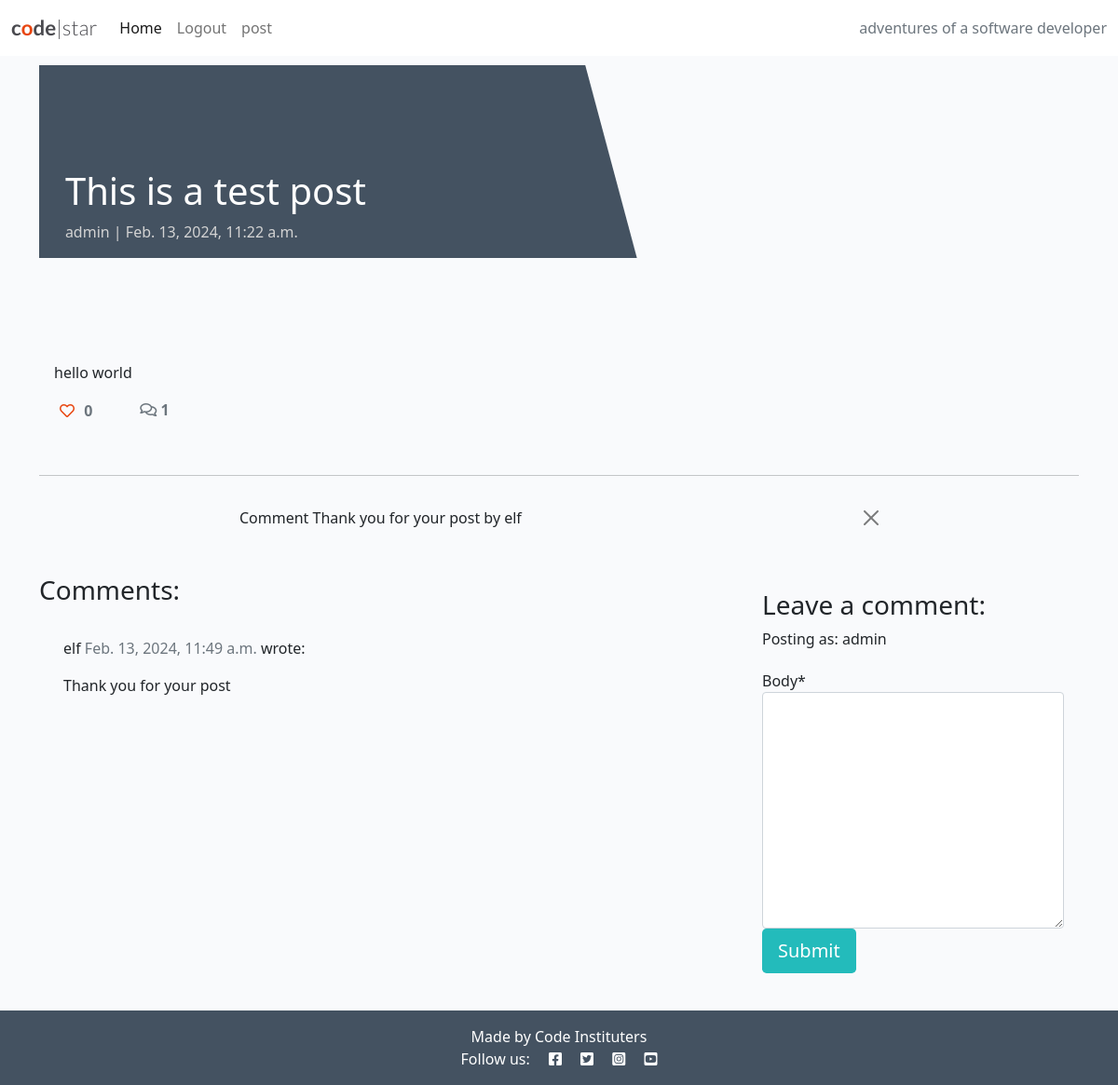
The app's page /Test_post1/ (signed in) with its own data.
### blog/models.py (models this page shows, shortened)
class Post(models.Model):
    title = models.CharField(max_length=200, unique=True)
    slug = models.SlugField(max_length=200, unique=True)
    author = models.ForeignKey(
        User, on_delete=models.CASCADE, related_name="blog_posts"
    )
    featured_image = CloudinaryField('image', default='placeholder')
    excerpt = models.TextField(blank=True)
    updated_on = models.DateTimeField(auto_now=True)
    content = models.TextField()
    created_on = models.DateTimeField(auto_now_add=True)
    status = models.IntegerField(choices=STATUS, default=0)
    likes = models.ManyToManyField(
        User, related_name='blogpost_like', blank=True)
    class Meta:
        ordering = ["-created_on"]
    def number_of_likes(self):
        return self.likes.count()

class Comment(models.Model):
    post = models.ForeignKey(Post, on_delete=models.CASCADE, related_name="comments")
    name = models.CharField(max_length=80)
    email = models.EmailField()
    body = models.TextField()
    created_on = models.DateTimeField(auto_now_add=True)
    approved = models.BooleanField(default=False)
    class Meta:
        ordering = ["created_on"]
    def __str__(self):
        return f"Comment {self.body} by {self.name}"

### blog/views.py (the view, shortened to what this page needs)
# urls.py: path('<slug:slug>/', views.PostDetail.as_view(), name='post_detail'),
class PostDetail(View):
    def get(self, request, slug, *args, **kwargs):
        queryset = Post.objects.filter(status=1)
        post = get_object_or_404(queryset, slug=slug)
        comments = post.comments.filter(approved=True).order_by("-created_on")
        liked = False
        if post.likes.filter(id=self.request.user.id).exists():
            liked = True
        return render(
            request,
            "post_detail.html",
            {
                "post": post,
                "comments": comments,
                "commented": False,
                "liked": liked,
                "comment_form": CommentForm()
            },
        )

### blog/forms.py
class CommentForm(forms.ModelForm):
    class Meta:
        model = Comment
        fields = ('body',)

### templates/post_detail.html (shortened to what this page needs)
{% extends 'base.html' %} {% block content %}
{% load crispy_forms_tags %}
<div class="masthead">
    <div class="container">
        <div class="row g-0">
            <div class="col-md-6 masthead-text">
                <h1 class="post-title">{{ post.title }}</h1>
                <p class="post-subtitle">{{ post.author }} | {{ post.created_on }}</p>
            </div>
            <div class="d-none d-md-block col-md-6 masthead-image">
            </div>
        </div>
    </div>
</div>
<div class="container">
    <div class="row">
        <div class="col card mb-4  mt-3 left  top">
            <div class="card-body">
                <p class="card-text ">
                    {{ post.content | safe }}
                </p>
                <div class="row">
                    <div class="col-1">
                        <strong>
                            {% if user.is_authenticated %}
                            <form class="d-inline" action="{% url 'post_like' post.slug %}" method="POST">
                                {% if liked %}
                                <button type="submit" name="blogpost_id" value="{{post.slug}}" class="btn-like"><i class="fas fa-heart"></i></button>
                                {% else %}
                                <button type="submit" name="blogpost_id" value="{{post.slug}}" class="btn-like"><i class="far fa-heart"></i></button>
                                {% endif %}
                            </form>
                            {% else %}
                            <span class="text-secondary"><i class="far fa-heart"></i></span>
                            {% endif %}
                        <span class="text-secondary">{{ post.number_of_likes }} </span>
                        </strong>
                    </div>
                    <div class="col-1">
                        {% with comments.count as total_comments %}
                        <strong class="text-secondary"><i class="far fa-comments"></i>
                            {{ total_comments }}</strong>
                        {% endwith %}
                    </div>
                </div>
            </div>
        </div>
    </div>
    <div class="row">
        <div class="col">
            <hr>
        </div>
    </div>
    <div class="container">
        <div class="row">
            <div class="col-md-8 offset-md-2">
                {% for comment in comments %}
                <div class="alert {{ message.tags }} alert-dismissible fade show" id="msg" role="alert">
                    {{ comment | safe }}
                    <button type="button" class="btn-close" data-bs-dismiss="alert" aria-label="Close"></button>
                </div>
                {% endfor %}
            </div>
        </div>
    </div>
    <div class="row">
        <div class="col-md-8 card mb-4  mt-3 ">
            <h3>Comments:</h3>
            <div class="card-body">
                {% for comment in comments %}
                <div class="comments" style="padding: 10px;">
                    <p class="font-weight-bold">
                        {{ comment.name }}
                        <span class=" text-muted font-weight-normal">
                            {{ comment.created_on }}
                        </span> wrote:
                    </p>
                    {{ comment.body | linebreaks }}
                </div>
                {% endfor %}
            </div>
        </div>
        <div class="col-md-4 card mb-4  mt-3 ">
            <div class="card-body">
                {% if commented %}
                <div class="alert alert-success" role="alert">
                    Your comment is awaiting approval
                </div>
                {% else %}
                {% if user.is_authenticated %}
                <h3>Leave a comment:</h3>
                <p>Posting as: {{ user.username }}</p>
                <form method="post" style="margin-top: 1.3em;">
                    {{ comment_form | crispy }}
                    <button type="submit" class="btn btn-signup btn-lg">Submit</button>
                </form>
                {% endif %}
                {% endif %}
            </div>
        </div>
    </div>
</div>
{% endblock content %}

### static/css/style.css (style rules this page uses)
body { background-color: #F9FAFC; }
.main-bg { background-color: #F9FAFC; }
.card { border: none; background-color: transparent; }
.masthead { margin-top: 10px; overflow: hidden; position: relative; display: inline-block; height: 33vh; width: 100%; }
.masthead-text { background-color: #445261; color: white; position: relative; }
.masthead-image { position: relative; overflow: hidden; }
.masthead-image:after { content: ""; position: absolute; top: 0; right: 90%; height: 100%; width: 150%; background: #445261; -webkit-transform: skew(15deg); -moz-transform: skew(15deg); transform: skew(15deg); z-index: 100; }
.post-title { margin-top: 20%; margin-left: 5%; }
.post-subtitle { margin-left: 5%; color: lightgray; }
.btn-signup { background-color: #23BBBB; color: #fff; }
.btn-like { color: #E84610; border: none; background: transparent; }

### records on screen
Post: title "This is a test post", author "admin", created_on "Feb. 13, 2024, 11:22 a.m.", content "hello world", number_of_likes "0"
Comment: body+name "Comment Thank you for your post by elf", name "elf", created_on "Feb. 13, 2024, 11:49 a.m.", body "Thank you for your post"

### other values on screen
{{ total_comments }} "1"
{{ user.username }} "admin"
